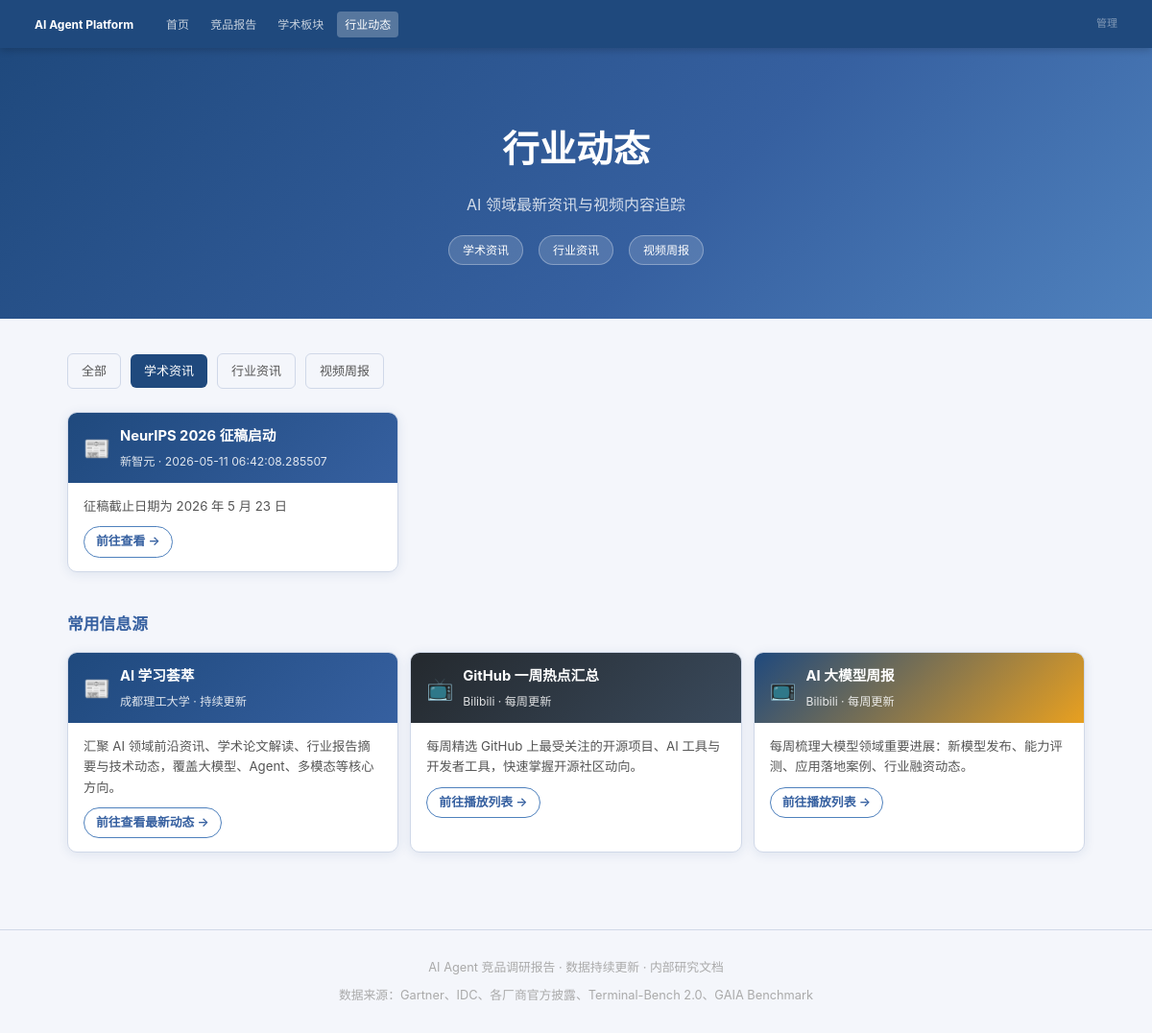
Screenshot of /news?category=学术资讯 with the database file from the repository.
### models/news.py (models this page shows)
class NewsItem(Base):
    __tablename__ = "news_items"
    id = Column(Integer, primary_key=True, autoincrement=True)
    source_name = Column(String(100), nullable=False)
    title = Column(String(500), nullable=False)
    summary = Column(Text, nullable=False, default="")
    url = Column(String(500), unique=True, nullable=False)
    published_date = Column(DateTime, nullable=False, index=True)
    category = Column(String(50), nullable=True, index=True)
    crawled_at = Column(DateTime, server_default=func.now())

### main.py (the view)
@app.get("/news", response_class=HTMLResponse)
async def page_news(
    category: str | None = None,
    page: int = 1,
    db: AsyncSession = Depends(get_db),
):
    from models.news import NewsItem
    q = select(NewsItem)
    if category:
        q = q.where(NewsItem.category == category)
    q = q.order_by(NewsItem.published_date.desc(), NewsItem.id.desc())
    q = q.offset((page - 1) * 20).limit(20)
    result = await db.execute(q)
    items = result.scalars().all()
    from sqlalchemy import func
    count_q = select(func.count()).select_from(NewsItem)
    if category:
        count_q = count_q.where(NewsItem.category == category)
    total = (await db.execute(count_q)).scalar() or 0
    cat_result = await db.execute(select(NewsItem.category).distinct())
    categories = sorted([r[0] for r in cat_result if r[0]])
    return render("news.html", news_items=items, categories=categories,
                  active_category=category, page=page, total=total, current_page="news")

### templates/news.html (shortened to what this page needs)
{% extends "base.html" %}
{% set current_page = 'news' %}
{% block hero %}
<div class="hero">
  <h1>行业动态</h1>
  <p>AI 领域最新资讯与视频内容追踪</p>
  <div class="meta">
    {% for cat in categories %}
    <a href="/news?category={{ cat }}" class="badge" style="text-decoration:none;color:#fff;">{{ cat }}</a>
    {% endfor %}
  </div>
</div>
{% endblock %}
{% block content %}
<div class="container">
  <div style="display:flex;flex-wrap:wrap;gap:10px;margin-bottom:24px;align-items:center;">
    {% set active = active_category or '' %}
    <a href="/news" class="btn-filter" style="padding:6px 14px;border-radius:6px;text-decoration:none;font-size:13px;{% if not active %}background:var(--blue-dark);color:#fff;{% else %}border:1px solid var(--border);color:var(--text-light);{% endif %}">全部</a>
    {% for cat in categories %}
    <a href="/news?category={{ cat }}" class="btn-filter" style="padding:6px 14px;border-radius:6px;text-decoration:none;font-size:13px;{% if active == cat %}background:var(--blue-dark);color:#fff;{% else %}border:1px solid var(--border);color:var(--text-light);{% endif %}">{{ cat }}</a>
    {% endfor %}
  </div>
  {% if news_items %}
  <div class="news-grid">
    {% for n in news_items %}
    <a href="{{ n.url }}" target="_blank" rel="noopener" class="news-card">
      <div class="news-header" style="background:linear-gradient(135deg,{% if n.category == '视频周报' %}#c0392b,#e74c3c{% elif n.category == '学术资讯' %}#1F497D,#3660A0{% else %}#3660A0,#4F81BD{% endif %});">
        <div class="news-icon">{% if n.category == '视频周报' %}&#x1F3AC;{% else %}&#x1F4F0;{% endif %}</div>
        <div class="news-meta">
          <h3>{{ n.title }}</h3>
          <p>{{ n.source_name }}{% if n.published_date %} · {{ n.published_date }}{% endif %}</p>
        </div>
      </div>
      <div class="news-body">
        <div class="news-desc">{{ n.summary }}</div>
        <div class="news-link-btn">前往查看 →</div>
      </div>
    </a>
    {% endfor %}
  </div>
  {% set total_pages = ((total + 19) // 20) | int %}
  {% else %}
  <div style="text-align:center;padding:40px 20px;color:var(--text-light);">
    <div style="font-size:14px;">暂无动态，等待管理员更新</div>
  </div>
  {% endif %}
  <div class="section-subtitle" style="margin-top:40px;">常用信息源</div>
  <div class="news-grid">
    <a class="news-card" href="https://www.cdut.edu.cn/aixxh/index.htm" target="_blank" rel="noopener">
      <div class="news-header" style="background:linear-gradient(135deg,#1F497D,#3660A0);">
        <div class="news-icon">&#x1F4F0;</div>
        <div class="news-meta">
          <h3>AI 学习荟萃</h3>
          <p>成都理工大学 · 持续更新</p>
        </div>
      </div>
      <div class="news-body">
        <div class="news-desc">汇聚 AI 领域前沿资讯、学术论文解读、行业报告摘要与技术动态，覆盖大模型、Agent、多模态等核心方向。</div>
        <div class="news-link-btn">前往查看最新动态 →</div>
      </div>
    </a>
    <a class="news-card" href="https://space.bilibili.com/65564239/lists/1982929?type=season" target="_blank" rel="noopener">
      <div class="news-header" style="background:linear-gradient(135deg,#24292e,#3a4a5c);">
        <div class="news-icon">&#x1F4FA;</div>
        <div class="news-meta">
          <h3>GitHub 一周热点汇总</h3>
          <p>Bilibili · 每周更新</p>
        </div>
      </div>
      <div class="news-body">
        <div class="news-desc">每周精选 GitHub 上最受关注的开源项目、AI 工具与开发者工具，快速掌握开源社区动向。</div>
        <div class="news-link-btn">前往播放列表 →</div>
      </div>
    </a>
    <a class="news-card" href="https://space.bilibili.com/103118875/lists/1982480?type=season" target="_blank" rel="noopener">
      <div class="news-header" style="background:linear-gradient(135deg,#1F497D,#E8A020);">
        <div class="news-icon">&#x1F4FA;</div>
        <div class="news-meta">
          <h3>AI 大模型周报</h3>
          <p>Bilibili · 每周更新</p>
        </div>
      </div>
      <div class="news-body">
        <div class="news-desc">每周梳理大模型领域重要进展：新模型发布、能力评测、应用落地案例、行业融资动态。</div>
        <div class="news-link-btn">前往播放列表 →</div>
      </div>
    </a>
  </div>
</div>
{% endblock %}

### static/style.css (style rules this page uses)
:root { --blue-dark: #1F497D; --blue-mid: #3660A0; --blue-light: #4F81BD; --blue-pale: #DCE6F1; --accent: #E8A020; --text: #1a1a2e; --text-light: #555; --bg: #f4f6fb; --white: #fff; --border: #d0d8e8; --radius: 10px; --shadow: 0 2px 12px rgba(31,73,125,0.10); }
* { box-sizing: border-box; margin: 0; padding: 0; }
body { font-family: -apple-system,"PingFang SC","Microsoft YaHei",sans-serif; background: var(--bg); color: var(--text); line-height: 1.75; font-size: 15px; }
.hero { background: linear-gradient(135deg, var(--blue-dark) 0%, var(--blue-mid) 60%, var(--blue-light) 100%); color: #fff; text-align: center; padding: 72px 32px 56px; }
.hero h1 { font-size: 2.4rem; font-weight: 800; margin-bottom: 10px; }
.hero p { font-size: 1rem; opacity: .8; }
.hero .meta { margin-top: 18px; display: flex; justify-content: center; gap: 16px; flex-wrap: wrap; }
.hero .badge { background: rgba(255,255,255,.15); border: 1px solid rgba(255,255,255,.3); border-radius: 20px; padding: 4px 14px; font-size: 12px; }
.container { max-width: 1100px; margin: 0 auto; padding: 36px 20px 80px; }
.section-subtitle { font-size: 1.05rem; font-weight: 600; color: var(--blue-mid); margin: 24px 0 10px; }
.news-grid { display: grid; grid-template-columns: repeat(auto-fill,minmax(300px,1fr)); gap: 12px; margin-top: 14px; }
.news-card { background: var(--white); border-radius: var(--radius); border: 1px solid var(--border); box-shadow: var(--shadow); overflow: hidden; transition: transform .2s, box-shadow .2s; text-decoration: none; color: inherit; display: block; }
.news-card .news-header { padding: 12px 16px; color: #fff; display: flex; align-items: center; gap: 10px; }
.news-card .news-header .news-icon { font-size: 1.4rem; }
.news-card .news-header .news-meta { flex: 1; }
.news-card .news-header .news-meta h3 { font-size: .92rem; font-weight: 700; }
.news-card .news-header .news-meta p { font-size: .76rem; opacity: .85; margin-top: 2px; }
.news-card .news-body { padding: 14px 16px; }
.news-card .news-desc { font-size: .83rem; color: var(--text-light); margin-bottom: 10px; line-height: 1.6; }
.news-card .news-link-btn { display: inline-flex; align-items: center; gap: 5px; font-size: .8rem; font-weight: 600; color: var(--blue-mid); border: 1px solid var(--blue-light); border-radius: 20px; padding: 4px 12px; transition: all .2s; }

### rows the page displays
NewsItem: title "NeurIPS 2026 征稿启动", source_name "新智元", published_date "2026-05-11 06:42:08.285507", summary "征稿截止日期为 2026 年 5 月 23 日"

### other values shown
{{ cat }} "学术资讯" "行业资讯" "视频周报"
